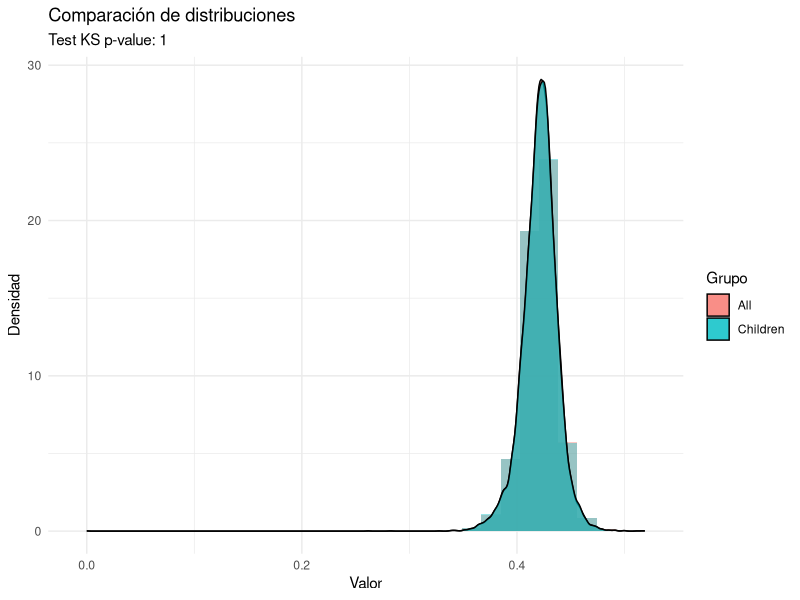

Source code (R): (Note: this script raises an error after producing the figure.)
# 

phenotypes_similarities_children <- read.csv("data/phenotypes_similarities_children.csv")
phenotypes_similarities <- read.csv("data/phenotypes_similarities.csv")
library(ggplot2)
library(dplyr)
library(tidyr)

compare_distributions <- function(vector1, vector2, label1 = "Vector 1", label2 = "Vector 2") {
  # Crear un data frame con los datos y etiquetas
  data <- data.frame(
    value = c(vector1, vector2),
    group = rep(c(label1, label2), times = c(length(vector1), length(vector2)))
  )
  
  # Calcular similitud con test de Kolmogorov-Smirnov
  ks_test <- ks.test(vector1, vector2)
  
  # Crear el histograma y densidad superpuestos
  p1 <- ggplot(data, aes(x = value, fill = group)) +
    geom_histogram(aes(y = ..density..), position = "identity", alpha = 0.4, bins = 30) +
    geom_density(alpha = 0.7) +
    labs(title = "Comparación de distribuciones",
         subtitle = paste("Test KS p-value:", round(ks_test$p.value, 4)),
         x = "Valor",
         y = "Densidad",
         fill = "Grupo") +
    theme_minimal()
  
  # Mostrar el gráfico
  print(p1)
  
  # Retornar los resultados del test KS y el gráfico
  return(list(ks_test = ks_test, plot = p1))
}

# Ejemplo de uso
set.seed(123)
vec1 <- rnorm(1000, mean = 5, sd = 1)  # Vector 1, normal con media 5
vec2 <- rnorm(1000, mean = 6, sd = 1)  # Vector 2, normal con media 6

# Llamar a la función y visualizar el gráfico
resultado <- compare_distributions(phenotypes_similarities_children$Jaccard, phenotypes_similarities$Jaccard, "Children", "All")




all_phenotypes_freq 


create_freq_dataframe <- function(freq_vector) {
  # Verificar que el vector tenga nombres
  if (is.null(names(freq_vector))) {
    stop("El vector de frecuencias debe tener nombres")
  }
  
  # Crear data frame inicial
  df <- data.frame(
    ID = names(freq_vector),
    Frecuencia = as.numeric(freq_vector)
  )
  
  # Calcular porcentaje respecto al total
  total <- sum(df$Frecuencia)
  df$Porcentaje <- (df$Frecuencia / total) * 100
  
  #
  df$Frecuencia_Acumulada <- cumsum(df$Frecuencia)
  # Calcular porcentaje acumulado
  df$Porcentaje_Acumulado <- cumsum(df$Porcentaje)
  
  
  df$Porcentaje <- round(df$Porcentaje, 3)
  df$Porcentaje_Acumulado <- round(df$Porcentaje_Acumulado, 3)
  
  return(df)
}

# Ejemplo de uso
df_frecuencias <- create_freq_dataframe(all_phenotypes_freq)

# Mostrar el resultado
print(df_frecuencias)

write.csv(df_frecuencias, "data/phenotypes_frequencies.csv", row.names = FALSE)
